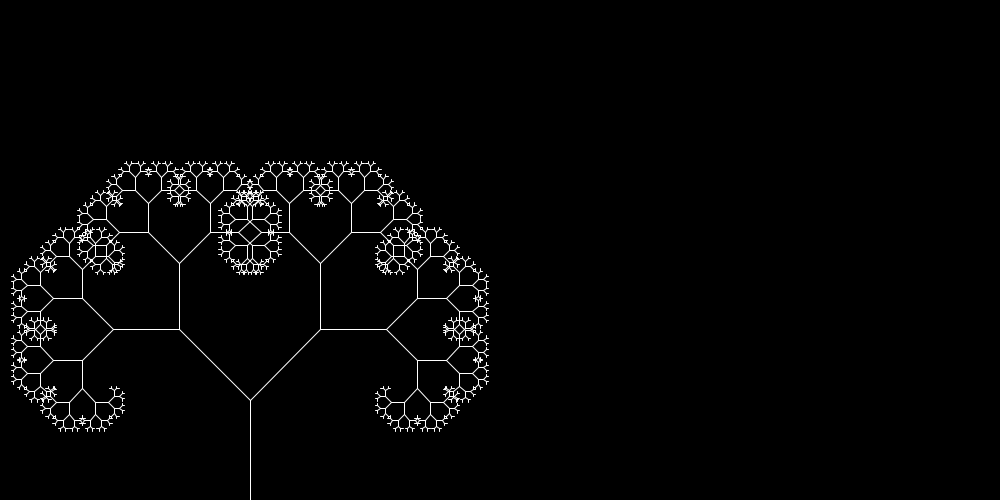
Frame 1 (no input)
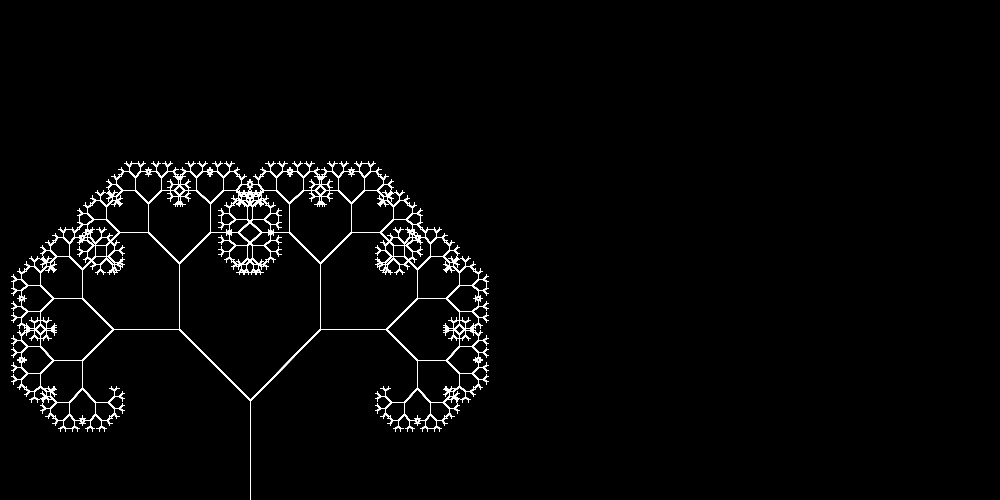
Frame 60 (the mouse pressed at the canvas centre just before this capture)
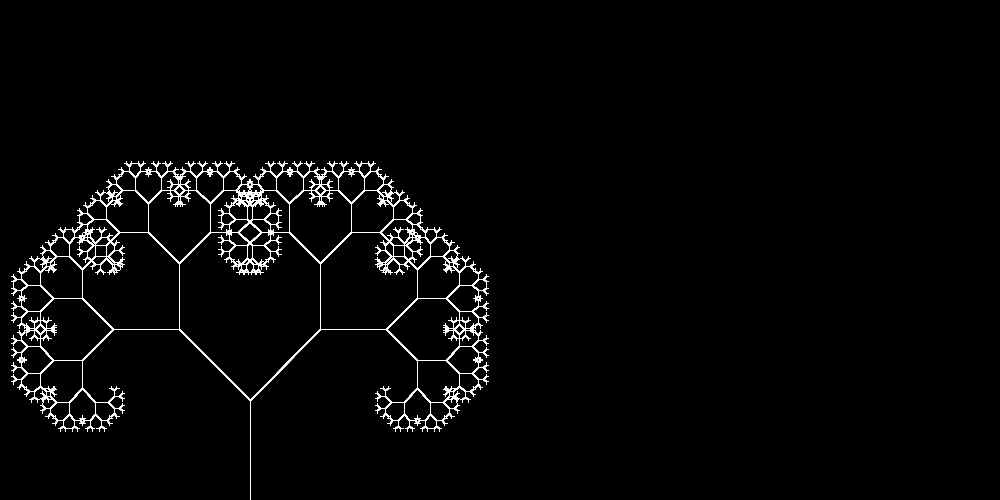
Frame 120 (the mouse held since frame 60 and released just before this capture)

The Processing sketch that drew these frames (run headless with seeded random() and noise(); from frame 60 on, the mouse is pressed at the canvas centre):

// Processing sketch: sketch_1
// ── sketch_1.pde
void setup(){
  size(1000,500);
  background(0);
  fill(255);
  stroke(255);
}

void draw(){
  line(250,500,250,400);
  drawBranches(250,400,45,100);
  drawBranches(250,400,135,100);
}

void drawBranches(float initialLocationX, float initialLocationY, float theta, float lineLength){
  float thetaR = -1*radians(theta);
  float finalLocationX = initialLocationX + lineLength*cos(thetaR);
  float finalLocationY = initialLocationY + lineLength*sin(thetaR);
  line(initialLocationX,initialLocationY,finalLocationX,finalLocationY);
  lineLength *= 0.66;
  if (lineLength > 2){
    drawBranches(finalLocationX,finalLocationY,theta+45,lineLength);
    drawBranches(finalLocationX,finalLocationY,theta-45,lineLength);
  }
}
